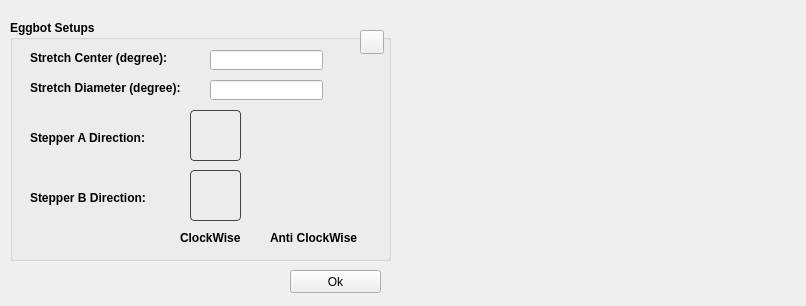
<?xml version="1.0" encoding="UTF-8"?>
<ui version="4.0">
 <class>Form</class>
 <widget class="QWidget" name="Form">
  <property name="geometry">
   <rect>
    <x>0</x>
    <y>0</y>
    <width>806</width>
    <height>306</height>
   </rect>
  </property>
  <property name="windowTitle">
   <string>Form</string>
  </property>
  <widget class="QGroupBox" name="groupBox">
   <property name="geometry">
    <rect>
     <x>10</x>
     <y>20</y>
     <width>381</width>
     <height>241</height>
    </rect>
   </property>
   <property name="font">
    <font>
     <family>Arial</family>
     <weight>75</weight>
     <bold>true</bold>
    </font>
   </property>
   <property name="title">
    <string>Eggbot Setups</string>
   </property>
   <widget class="QLabel" name="label_3">
    <property name="geometry">
     <rect>
      <x>20</x>
      <y>110</y>
      <width>131</width>
      <height>16</height>
     </rect>
    </property>
    <property name="text">
     <string>Stepper A Direction:</string>
    </property>
   </widget>
   <widget class="QLabel" name="label_4">
    <property name="geometry">
     <rect>
      <x>20</x>
      <y>170</y>
      <width>131</width>
      <height>16</height>
     </rect>
    </property>
    <property name="text">
     <string>Stepper B Direction:</string>
    </property>
   </widget>
   <widget class="QLabel" name="motoA_CK">
    <property name="geometry">
     <rect>
      <x>180</x>
      <y>90</y>
      <width>51</width>
      <height>51</height>
     </rect>
    </property>
    <property name="styleSheet">
     <string notr="true">     border: 1px solid rgb(67,67,67);
     border-radius: 4px;</string>
    </property>
    <property name="pixmap">
     <pixmap resource="images.qrc">:/images/stepping_motor-clockwise.png</pixmap>
    </property>
   </widget>
   <widget class="QLabel" name="motoB_CK">
    <property name="geometry">
     <rect>
      <x>180</x>
      <y>150</y>
      <width>51</width>
      <height>51</height>
     </rect>
    </property>
    <property name="styleSheet">
     <string notr="true">     border: 1px solid rgb(67,67,67);
     border-radius: 4px;</string>
    </property>
    <property name="pixmap">
     <pixmap resource="images.qrc">:/images/stepping_motor-clockwise.png</pixmap>
    </property>
   </widget>
   <widget class="QLabel" name="motoA_CCK">
    <property name="geometry">
     <rect>
      <x>270</x>
      <y>90</y>
      <width>51</width>
      <height>51</height>
     </rect>
    </property>
    <property name="pixmap">
     <pixmap resource="images.qrc">:/images/stepping_motor-anticlockwise.png</pixmap>
    </property>
   </widget>
   <widget class="QLabel" name="motoB_CCK">
    <property name="geometry">
     <rect>
      <x>270</x>
      <y>150</y>
      <width>51</width>
      <height>51</height>
     </rect>
    </property>
    <property name="pixmap">
     <pixmap resource="images.qrc">:/images/stepping_motor-anticlockwise.png</pixmap>
    </property>
   </widget>
   <widget class="QPushButton" name="pushButton">
    <property name="geometry">
     <rect>
      <x>350</x>
      <y>10</y>
      <width>24</width>
      <height>24</height>
     </rect>
    </property>
    <property name="styleSheet">
     <string notr="true"> QPushButton {
	border-image: url(:/images/help-icon.png) 0;
 }

 QPushButton:hover {
	border-image: url(:/images/help-icon-hover.png) 0;
 }

 QPushButton:pressed  {
	border-image: url(:/images/help-icon-click.png) 0;
 }
</string>
    </property>
    <property name="text">
     <string/>
    </property>
   </widget>
   <widget class="QLabel" name="label_5">
    <property name="geometry">
     <rect>
      <x>170</x>
      <y>210</y>
      <width>71</width>
      <height>16</height>
     </rect>
    </property>
    <property name="text">
     <string>ClockWise</string>
    </property>
   </widget>
   <widget class="QLabel" name="label_6">
    <property name="geometry">
     <rect>
      <x>260</x>
      <y>210</y>
      <width>101</width>
      <height>16</height>
     </rect>
    </property>
    <property name="text">
     <string>Anti ClockWise</string>
    </property>
   </widget>
   <widget class="QLineEdit" name="lineAB">
    <property name="geometry">
     <rect>
      <x>200</x>
      <y>30</y>
      <width>113</width>
      <height>20</height>
     </rect>
    </property>
   </widget>
   <widget class="QLabel" name="label_2">
    <property name="geometry">
     <rect>
      <x>20</x>
      <y>60</y>
      <width>171</width>
      <height>16</height>
     </rect>
    </property>
    <property name="text">
     <string>Stretch Diameter (degree):</string>
    </property>
   </widget>
   <widget class="QLabel" name="label">
    <property name="geometry">
     <rect>
      <x>20</x>
      <y>30</y>
      <width>171</width>
      <height>16</height>
     </rect>
    </property>
    <property name="text">
     <string>Stretch Center (degree):</string>
    </property>
   </widget>
   <widget class="QLineEdit" name="lineHeight">
    <property name="geometry">
     <rect>
      <x>200</x>
      <y>60</y>
      <width>113</width>
      <height>20</height>
     </rect>
    </property>
   </widget>
  </widget>
  <widget class="QPushButton" name="btnOk">
   <property name="geometry">
    <rect>
     <x>290</x>
     <y>270</y>
     <width>91</width>
     <height>23</height>
    </rect>
   </property>
   <property name="text">
    <string>Ok</string>
   </property>
  </widget>
  <widget class="QLabel" name="label_7">
   <property name="geometry">
    <rect>
     <x>400</x>
     <y>30</y>
     <width>401</width>
     <height>231</height>
    </rect>
   </property>
   <property name="text">
    <string/>
   </property>
   <property name="pixmap">
    <pixmap resource="images.qrc">:/images/mEggBot_setup.png</pixmap>
   </property>
  </widget>
 </widget>
 <resources>
  <include location="images.qrc"/>
 </resources>
 <connections/>
</ui>
